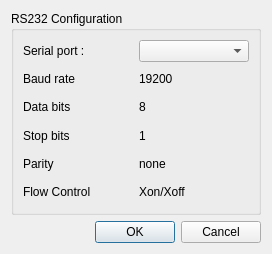
<?xml version="1.0" encoding="UTF-8"?>
<ui version="4.0">
 <class>DialogSettingPort</class>
 <widget class="QDialog" name="DialogSettingPort">
  <property name="geometry">
   <rect>
    <x>0</x>
    <y>0</y>
    <width>272</width>
    <height>254</height>
   </rect>
  </property>
  <property name="windowTitle">
   <string>Dialog</string>
  </property>
  <layout class="QVBoxLayout" name="verticalLayout">
   <item>
    <layout class="QHBoxLayout" name="horizontalLayout">
     <item>
      <widget class="QGroupBox" name="groupBox">
       <property name="title">
        <string>RS232 Configuration</string>
       </property>
       <layout class="QVBoxLayout" name="verticalLayout_3">
        <item>
         <layout class="QHBoxLayout" name="horizontalLayout_2">
          <item>
           <widget class="QLabel" name="com_label">
            <property name="text">
             <string>Serial port :</string>
            </property>
           </widget>
          </item>
          <item>
           <widget class="QComboBox" name="com_comboBox"/>
          </item>
         </layout>
        </item>
        <item>
         <layout class="QHBoxLayout" name="horizontalLayout_3">
          <item>
           <widget class="QLabel" name="buad_rate_label">
            <property name="text">
             <string>Baud rate</string>
            </property>
           </widget>
          </item>
          <item>
           <widget class="QLabel" name="buad_rate_val_label">
            <property name="text">
             <string>19200</string>
            </property>
           </widget>
          </item>
         </layout>
        </item>
        <item>
         <layout class="QHBoxLayout" name="horizontalLayout_4">
          <item>
           <widget class="QLabel" name="data_bits_label">
            <property name="text">
             <string>Data bits</string>
            </property>
           </widget>
          </item>
          <item>
           <widget class="QLabel" name="data_bits_val_label">
            <property name="text">
             <string>8</string>
            </property>
           </widget>
          </item>
         </layout>
        </item>
        <item>
         <layout class="QHBoxLayout" name="horizontalLayout_5">
          <item>
           <widget class="QLabel" name="stop_bits_label">
            <property name="text">
             <string>Stop bits</string>
            </property>
           </widget>
          </item>
          <item>
           <widget class="QLabel" name="stop_bits_val_label">
            <property name="text">
             <string>1</string>
            </property>
           </widget>
          </item>
         </layout>
        </item>
        <item>
         <layout class="QHBoxLayout" name="horizontalLayout_6">
          <item>
           <widget class="QLabel" name="parity_label">
            <property name="text">
             <string>Parity</string>
            </property>
           </widget>
          </item>
          <item>
           <widget class="QLabel" name="parity_val_label">
            <property name="text">
             <string>none</string>
            </property>
           </widget>
          </item>
         </layout>
        </item>
        <item>
         <layout class="QHBoxLayout" name="horizontalLayout_7">
          <item>
           <widget class="QLabel" name="flow_control_label">
            <property name="text">
             <string>Flow Control</string>
            </property>
           </widget>
          </item>
          <item>
           <widget class="QLabel" name="flow_control_val_label">
            <property name="text">
             <string>Xon/Xoff</string>
            </property>
           </widget>
          </item>
         </layout>
        </item>
       </layout>
      </widget>
     </item>
    </layout>
   </item>
   <item>
    <layout class="QHBoxLayout" name="horizontalLayout_8">
     <item>
      <widget class="QDialogButtonBox" name="buttonBox">
       <property name="orientation">
        <enum>Qt::Horizontal</enum>
       </property>
       <property name="standardButtons">
        <set>QDialogButtonBox::Cancel|QDialogButtonBox::Ok</set>
       </property>
      </widget>
     </item>
    </layout>
   </item>
  </layout>
 </widget>
 <resources/>
 <connections>
  <connection>
   <sender>buttonBox</sender>
   <signal>accepted()</signal>
   <receiver>DialogSettingPort</receiver>
   <slot>accept()</slot>
   <hints>
    <hint type="sourcelabel">
     <x>248</x>
     <y>254</y>
    </hint>
    <hint type="destinationlabel">
     <x>157</x>
     <y>274</y>
    </hint>
   </hints>
  </connection>
  <connection>
   <sender>buttonBox</sender>
   <signal>rejected()</signal>
   <receiver>DialogSettingPort</receiver>
   <slot>reject()</slot>
   <hints>
    <hint type="sourcelabel">
     <x>316</x>
     <y>260</y>
    </hint>
    <hint type="destinationlabel">
     <x>286</x>
     <y>274</y>
    </hint>
   </hints>
  </connection>
 </connections>
</ui>
